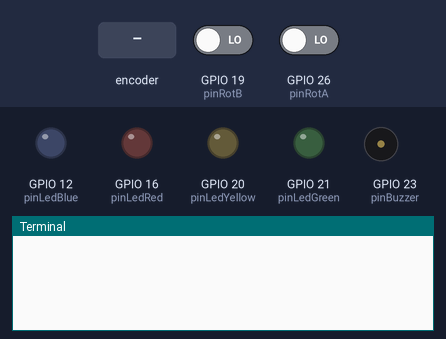
Bench run of a program on a simulated Raspberry Pi (BCM pin numbers). On the bench: output pins drawn as LEDs (lit = HIGH), buzzer (waves = sounding, pin HIGH), the last lines printed to the terminal. The test bench sets the inputs (shaded band); at power-on: GPIO 19 (pinRotB) LOW, GPIO 26 (pinRotA) LOW. The desktop window is not drawn, its controls go by their first labels and the mouse button is held 0.15 s.

Above: at 1.2 s.
1.3 s: rotary encoder on GPIO 26 (pinRotA) / GPIO 19 (pinRotB) turned 1 step (first pin leading)
At 2.4 s:
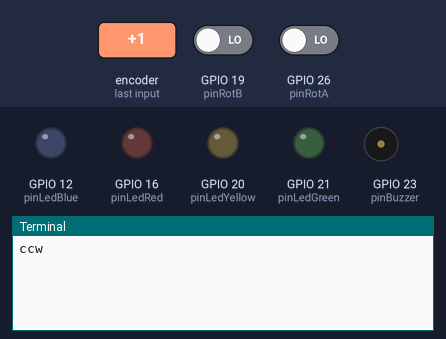
3.0 s: rotary encoder on GPIO 26 (pinRotA) / GPIO 19 (pinRotB) turned 2 steps (second pin leading)
At 3.6 s:
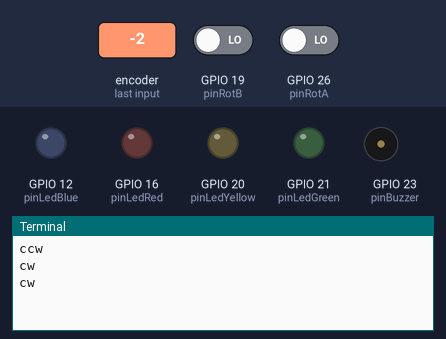

Measured:
- after the input at 1.3 s, the terminal: prints a new line after 0.05 s (image 1)
- after the input at 3.0 s, the terminal: prints a new line after 0.08 s (image 2)

The program:

TestRot.py
```python
from tkinter import Tk

try:
    import RPi.GPIO as GPIO
except:
    # from dummygpio.DummyGPIO import DummyGPIO
    # GPIO = DummyGPIO(True)
    print("No Raspberry Pi found")


root = Tk()
root.title('Les 7 - Oef 1')
root.geometry('800x400')

# GPIO general
GPIO.setwarnings(False)
GPIO.setmode(GPIO.BCM)

# Inputs
pinPushBtn = 25
statusPushBtn = False
prevStatusPushBtn = False
pinRotBtn = 24
statusRotBtn = False
prevStatusRotBtn = False
pinRotA = 26
statusRotA = False
prevStatusRotA = False
pinRotB = 19
statusRotB = False
prevStatusRotB = False
pinPir = 5
statusPir = False
prevStatusPir = False

inputs = (pinPushBtn, pinRotBtn, pinRotA, pinRotB, pinPir)
statusInputs = [statusPushBtn, statusRotBtn, statusRotA, statusRotB, statusPir]
prevStatusInputs = [prevStatusPushBtn, prevStatusRotBtn, prevStatusRotA, prevStatusRotB, prevStatusPir]

GPIO.setup(inputs, GPIO.IN, pull_up_down=GPIO.PUD_DOWN)


# Outputs
pinLedBlue = 12
pinLedRed = 16
pinLedYellow = 20
pinLedGreen = 21
pinBuzzer = 23

outputs = (pinLedBlue, pinLedRed, pinLedYellow, pinLedGreen, pinBuzzer)
leds = (pinLedBlue, pinLedRed, pinLedYellow, pinLedGreen)

GPIO.setup(outputs, GPIO.OUT, initial=GPIO.LOW)


# Definitions
def ReadInputs():
    global statusRotA
    global statusRotB
    statusRotA = GPIO.input(pinRotA)
    statusRotB = GPIO.input(pinRotB)


def SetPrevStatus():
    global statusRotA
    global statusRotB
    global prevStatusRotA
    global prevStatusRotB
    prevStatusRotA = statusRotA
    prevStatusRotB = statusRotB

# Program loop
while True:
    root.update()

    ReadInputs()


    # if statusRotA != prevStatusRotA:
    #     print(f"status A {statusRotA}, status B {statusRotB}")

    # if statusRotB != prevStatusRotB:
    #     print(f"status B {statusRotB}, status A {statusRotA}")

    if statusRotA and (statusRotA != prevStatusRotA):
        if statusRotB:
            print("cw")
        else:
            print("ccw")

    SetPrevStatus()
```
